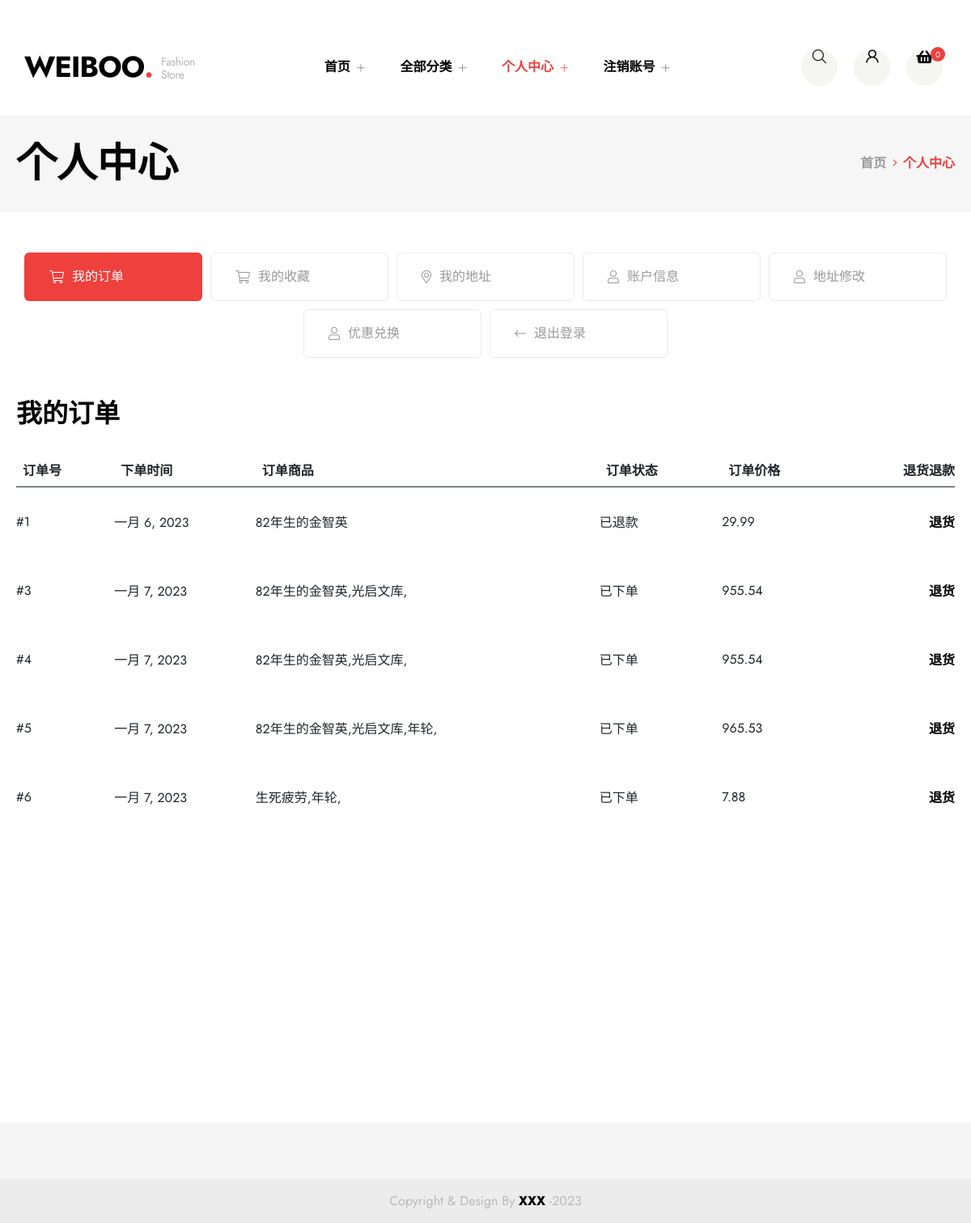
The app's page /account/ (signed in) with its own data.
### bookshop/models.py (models this page shows)
class Order(models.Model):
    user = models.CharField(max_length=32, verbose_name='用户名')
    book = models.CharField(max_length=32, verbose_name='书名')
    count = models.IntegerField(verbose_name='数量')
    price = models.CharField(max_length=32, verbose_name='价格')
    status = models.CharField(max_length=32, verbose_name='状态')
    ordertime = models.DateField(verbose_name='下单时间')
    class Meta:
        verbose_name = '订单表'
        verbose_name_plural = verbose_name

### bookshop/views.py (the view)
# urls.py: path('account/', views.account),
@csrf_exempt
def account(request):
    if request.session.get('username'):
        username = request.session.get('username')
        book_category, book, cart_count, cart, cart_price, banner = nomal(username)
        user = User.objects.get(username=username)
        if username == 'root':
            orders = Order.objects.all()
            user_count = User.objects.count()
            order_count = Order.objects.count()
            collect_count = Collection.objects.count()
            return render(request, 'accountadmin.html',
                          {'book_category': book_category, 'cart_count': cart_count, 'orders': orders,
                           'user_count': user_count, 'order_count': order_count, 'collect_count': collect_count})
        else:
            address = Address.objects.filter(user=username)
            orders = Order.objects.filter(user=username)
            likes = Collection.objects.filter(user=username)
            coupons = Coupon.objects.filter(user=username)
            return render(request, 'account.html',
                          {'book_category': book_category, 'cart_count': cart_count, 'cart': cart,
                           'cart_price': cart_price, 'user': user, 'address': address, 'orders': orders,
                           'likes': likes, 'coupons': coupons})
    else:
        return render(request, 'login.html', {'messagelogin': '请先登录'})

### bookshop/views.py (called while the page is built)
@csrf_exempt
def nomal(username):
    book_category = BookCategory.objects.all()
    book = Book.objects.filter(statue='上架')
    cart_count = Cart.objects.filter(user=username).count()
    cart = Cart.objects.filter(user=username)
    cart_price = 0
    for i in cart:
        cart_price += float(i.price) * i.count
    cart_price = cart_price + 19.9
    cart_price = round(cart_price, 2)
    banner = Banner.objects.first()
    return book_category, book, cart_count, cart, cart_price, banner

### templates/account.html (shortened to what this page needs)
﻿<!DOCTYPE html>
<html lang="en" class="darkmode" data-theme="light">
<head>
    <link rel="stylesheet" type="text/css" href="http://127.0.0.1:8000/assets/css/bootstrap.min.css">
    <link rel="stylesheet" type="text/css" href="http://127.0.0.1:8000/assets/css/all.min.css">
    <link rel="stylesheet" type="text/css" href="http://127.0.0.1:8000/assets/css/rt-icons.css">
    <link rel="stylesheet" type="text/css" href="http://127.0.0.1:8000/assets/css/animate.min.css">
    <link rel="stylesheet" type="text/css" href="http://127.0.0.1:8000/assets/css/magnific-popup.css">
    <link rel="stylesheet" type="text/css" href="http://127.0.0.1:8000/assets/css/swiper-bundle.min.css">
    <link rel="stylesheet" type="text/css" href="http://127.0.0.1:8000/assets/css/metisMenu.css">
    <link rel="stylesheet" type="text/css" href="http://127.0.0.1:8000/assets/css/rtsmenu.css">
    <link rel="stylesheet" type="text/css" href="http://127.0.0.1:8000/assets/css/preloader.css">
    <link rel="stylesheet" type="text/css" href="http://127.0.0.1:8000/assets/css/variables/variable6.css">
    <link rel="stylesheet" type="text/css" href="http://127.0.0.1:8000/assets/css/main.css">
</head>
<body>
<header id="rtsHeader">
    <div class="navbar-sticky">
        <div class="container">
            <div class="navbar-part navbar-part1">
                <div class="navbar-inner">
                    <div class="left-side">
                        <a href="http://127.0.0.1:8000/index" class="logo"><img
                                src="http://127.0.0.1:8000/assets/images/logo1.svg" alt="weiboo-logo"></a>
                    </div>
                    <div class="rts-menu">
                        <nav class="menus menu-toggle">
                            <ul class="nav__menu">
                                <li class="has-dropdown"><a class="menu-item" href="http://127.0.0.1:8000/">首页 <i
                                        class="rt-plus"></i></a>
                                </li>
                                <li class="has-dropdown"><a class="menu-item" href="#">全部分类 <i
                                        class="rt-plus"></i></a>
                                </li>
                                <li class="has-dropdown"><a class="menu-item active1"
                                                            href="http://127.0.0.1:8000/account/">个人中心 <i
                                        class="rt-plus"></i></a>
                                </li>
                                <li class="has-dropdown"><a class="menu-item" href="http://127.0.0.1:8000/logout/">注销账号
                                    <i
                                            class="rt-plus"></i></a>
                                </li>
                            </ul>
                        </nav>
                    </div>
                    <div class="header-action-items header-action-items1">
                        <div class="search-part">
                            <div class="search-icon action-item icon"><i class="rt-search"></i></div>
                        </div>
                        <a href="http://127.0.0.1:8000/account/" class="account"><i class="rt-user-2"></i></a>
                        <div class="cart action-item">
                            <div class="cart-nav">
                                <div class="cart-icon icon"><a href="#0"><i aria-hidden="true"
                                                                            class="fas fa-shopping-basket"></i></a><span
                                        class="wishlist-dot icon-dot">{{ cart_count }}</span></div>
                            </div>
                        </div>
                    </div>
                </div>
            </div>
        </div>
    </div>
    <div class="page-path">
        <div class="container">
            <div class="breadcrumbs-inner">
                <h1 class="path-title">个人中心</h1>
                <ul>
                    <li><a class="home-page-link" href="http://127.0.0.1:8000">首页 <i
                            class="fal fa-angle-right"></i></a></li>
                    <li><a class="current-page" href="#">个人中心</a></li>
                </ul>
            </div>
        </div>
    </div>
</header>
<div class="rts-account-section section-gap">
    <div class="container">
        <div class="account-inner">
            <div class="account-side-navigation">
                <button class="filter-btn active" data-show=".orders"><i class="fal fa-shopping-cart"></i> 我的订单
                </button>
                <button class="filter-btn" data-show=".like"><i class="fal fa-shopping-cart"></i> 我的收藏</button>
                <button class="filter-btn" data-show=".address"><i class="fal fa-map-marker-alt"></i>
                    我的地址
                </button>
                <button class="filter-btn" data-show=".accountdtls"><i class="fal fa-user"></i> 账户信息</button>
                <button class="filter-btn" data-show=".newadd"><i class="fal fa-user"></i> 地址修改</button>
                <button class="filter-btn" data-show=".code"><i class="fal fa-user"></i> 优惠兑换</button>
                <a href="http://127.0.0.1:8000/logout/" class="filter-btn" data-show=".dashboard"><i
                        class="fal fa-long-arrow-left"></i>
                    退出登录</a>
            </div>
            <div class="account-main-area">
                <div class="account-main orders filterd-items">
                    <h2 class="mb--30">我的订单</h2>
                    <table class="table">
                        <thead>
                        <tr class="top-tr">
                            <th>订单号</th>
                            <th>下单时间</th>
                            <th>订单商品</th>
                            <th>订单状态</th>
                            <th>订单价格</th>
                            <th>退货退款</th>
                        </tr>
                        </thead>
                        <tbody>
                        {% for order in orders %}
                            <tr>
                                <td>#{{ order.id }}</td>
                                <td>{{ order.ordertime }}</td>
                                <td>{{ order.book }}</td>
                                <td>{{ order.status }}</td>
                                <td>{{ order.price }}</td>
                                <td><a href="http://127.0.0.1:8000/updateorder?id={{ order.id }}"
                                       class="btn-small d-block">退货</a></td>
                            </tr>
                        {% endfor %}
                        </tbody>
                    </table>
                </div>
                <div class="offer-ad mt--40"><img src="http://127.0.0.1:8000/assets/images/banner/while.jpg" alt="ad">
                </div>
            </div>
        </div>
    </div>
</div>
<div class="footer footer-1">
    <div class="footer-bottom-area">
        <div class="container">
            <div class="footer-bottom-inner">
                    <span class="copyright">Copyright & Design By <a href="http://127.0.0.1:8000" class="brand"
                                                                     target="_blank">XXX</a> -2023</span>
            </div>
        </div>
    </div>
</div>
</body>
</html>

### templates/assets/css/rtsmenu.css (style rules this page uses)
.nav__menu li { list-style: none; position: relative; white-space: nowrap; }
.menu-toggle { overflow: hidden; transition: all .5s ease; }
@media screen and (min-width:0) { .menu-toggle { display: -webkit-box !important; display: -ms-flexbox !important; display: flex !important; max-height: 100vh; overflow: visible } }
@media screen and (min-width:0) { .nav__menu { display: -webkit-box; display: -ms-flexbox; display: flex; -webkit-box-orient: horizontal; -webkit-box-direction: normal; -ms-flex-direction: row; flex-direction: row; max-height: 100%; overflow: visible } }

### templates/assets/css/variables/variable6.css (style rules this page uses)
:root { --theme-color: #040404; }

### records on screen
Order: id "1", ordertime "一月 6, 2023", book "82年生的金智英", status "已退款", price "29.99"
Order: id "3", ordertime "一月 7, 2023", book "82年生的金智英,光启文库,", status "已下单", price "955.54"
Order: id "4", ordertime "一月 7, 2023", book "82年生的金智英,光启文库,", status "已下单", price "955.54"
Order: id "5", ordertime "一月 7, 2023", book "82年生的金智英,光启文库,年轮,", status "已下单", price "965.53"
Order: id "6", ordertime "一月 7, 2023", book "生死疲劳,年轮,", status "已下单", price "7.88"

### other values on screen
{{ cart_count }} "0"
